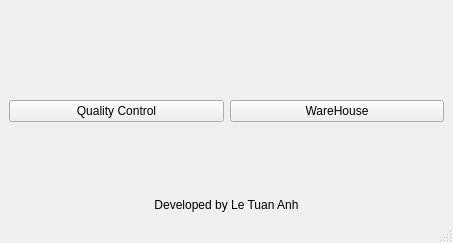
<?xml version="1.0" encoding="UTF-8"?>
<ui version="4.0">
 <class>StartWindow</class>
 <widget class="QMainWindow" name="StartWindow">
  <property name="geometry">
   <rect>
    <x>0</x>
    <y>0</y>
    <width>453</width>
    <height>243</height>
   </rect>
  </property>
  <property name="windowTitle">
   <string>MainWindow</string>
  </property>
  <widget class="QWidget" name="centralwidget">
   <layout class="QGridLayout" name="gridLayout">
    <item row="0" column="0">
     <widget class="QLabel" name="label">
      <property name="text">
       <string/>
      </property>
      <property name="pixmap">
       <pixmap resource="resources.qrc">:/images/tlclogo3.jpg</pixmap>
      </property>
      <property name="alignment">
       <set>Qt::AlignCenter</set>
      </property>
     </widget>
    </item>
    <item row="1" column="0">
     <layout class="QHBoxLayout" name="horizontalLayout">
      <item>
       <widget class="QPushButton" name="QCappButton">
        <property name="text">
         <string>Quality Control</string>
        </property>
       </widget>
      </item>
      <item>
       <widget class="QPushButton" name="WHappButton">
        <property name="text">
         <string>WareHouse</string>
        </property>
       </widget>
      </item>
     </layout>
    </item>
    <item row="2" column="0">
     <widget class="QLabel" name="label_2">
      <property name="text">
       <string>Developed by Le Tuan Anh</string>
      </property>
      <property name="alignment">
       <set>Qt::AlignBottom|Qt::AlignHCenter</set>
      </property>
     </widget>
    </item>
   </layout>
  </widget>
  <widget class="QMenuBar" name="menubar">
   <property name="geometry">
    <rect>
     <x>0</x>
     <y>0</y>
     <width>453</width>
     <height>26</height>
    </rect>
   </property>
  </widget>
  <widget class="QStatusBar" name="statusbar"/>
 </widget>
 <resources>
  <include location="resources.qrc"/>
 </resources>
 <connections/>
</ui>
